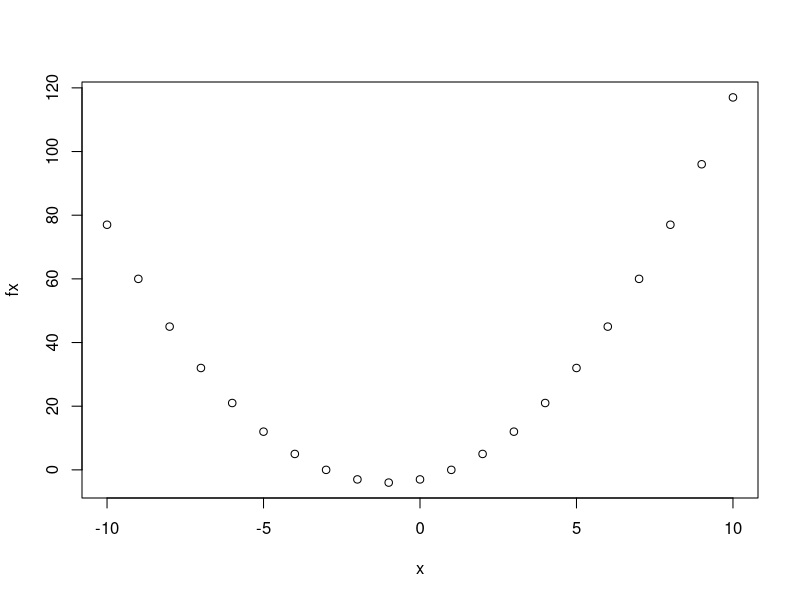

Write R code to recreate this figure.


# Exemplo com a função optim
f = function(x){
  fx = x^2 + 2*x -3
}
x = seq(-10,10)
fx = f(x)
plot(x,fx)
x[which.min(fx)]
optim(fn = f,par=0,method = "Brent",lower = -10,upper = 10)

# Regressao

n = 100
b0 = 2
b1 = .2
x = rnorm(n,3,1)
e = rnorm(n)
y = b0 + b1*x + e # resposta simulada


fx = function(b0_b1,x,y){
  b00 = b0_b1[1]
  b11 = b0_b1[2]
  erro =( y - (b00 +b11*x))^2
  sum_erro = sum(erro)
  return(sum_erro)
}


par_est = optim(par = c(1,1),fn = fx,y=y,x=x)
X = data.frame(b0 = rep(1,n),x) 
lm.fit(as.matrix(X),y)


y_est = par_est$par[1]+par_est$par[2]*x
resid = y_est - y





